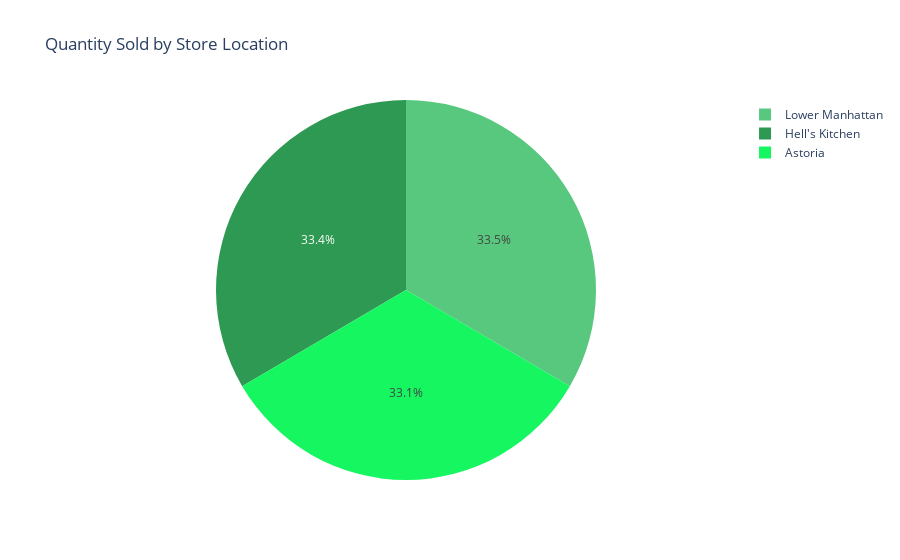

The cell this chart's notebook holds for it:
### Code cell
# I visualize my insights using a pie chart.
plot2 = px.pie(names=total_quantity_by_location_desc['Store Location'],
values=total_quantity_by_location_desc['Transaction Quantity'],
title="Quantity Sold by Store Location",
color=total_quantity_by_location_desc['Store Location'],
color_discrete_map={'Lower Manhattan':'57c87d',
                    'Astoria':'15f661',
                    'Hell\'s Kitchen': '2e9952'})
plot2.show()

### Figure 1 — Plotly figure (JSON) as saved in the notebook; plotly's stock layout.template omitted (floating-point values rounded to 4 significant figures)
{"data": [{"customdata": [["Lower Manhattan"], ["Hell's Kitchen"], ["Astoria"]], "domain": {"x": [0, 1], "y": [0, 1]}, "hovertemplate": "label=%{label}<br>value=%{value}<br>color=%{customdata[0]}<extra></extra>", "labels": ["Lower Manhattan", "Hell's Kitchen", "Astoria"], "legendgroup": "", "marker": {"colors": ["57c87d", "2e9952", "15f661"]}, "name": "", "showlegend": true, "type": "pie", "values": [71742, 71737, 70991]}], "layout": {"legend": {"tracegroupgap": 0}, "title": {"text": "Quantity Sold by Store Location"}}}
